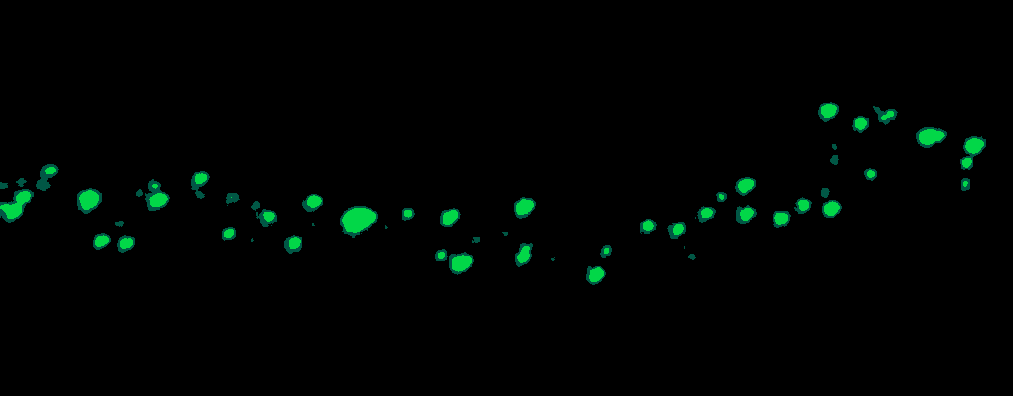
#> input picture out.png, 1013 x 396 px
$ python threshold.py out.png out.png   (Python 2 division)
#> lines starting #> are read from the running program, lines starting #| are printed output that depends on the picture; after the words box and inside, x2 and y2 are one past the last pixel; in counts of white or black regions, pixels touching at a corner belong together
#> further down, img is the input picture: PIL image 1013x396 RGB; mean R, G, B 0, 4.2, 2
# FILE: threshold.py
# This file takes a fluorescence microscopy image of cells labelled with antibodies and thresholds based
# on the user's desired color (eventually).

import numpy as np
import random
import math
import PIL
from PIL import Image, ImageDraw, ImageFilter, ImageOps, ImageEnhance
import cv2
from matplotlib import pyplot as plt
#import segmentImage
import matlab.engine

def split_image(image_name):
    """
        Splits image into R,G,B channels, returning each as a separate Image object.
    """
    #pil_image = Image.fromarray(image_name)
    red, green, blue = img.split()
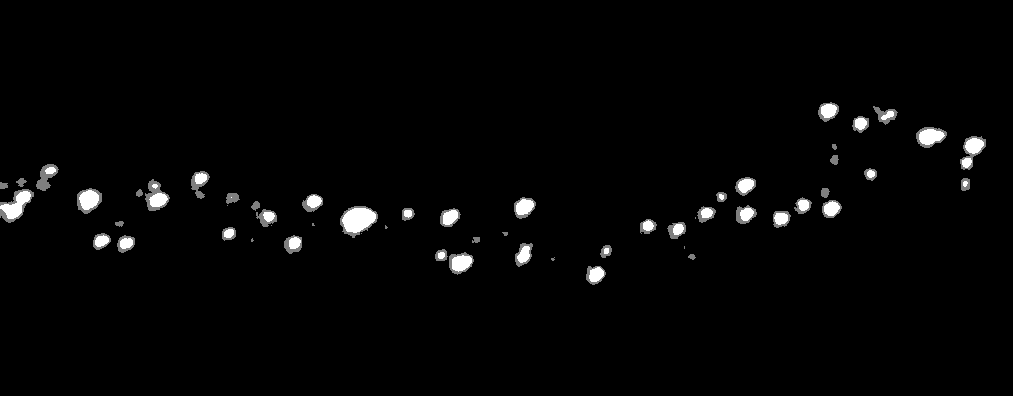
#> red: PIL image 1013x396 L; min 0, max 2, mean 0.0416; drawn with min black and max white
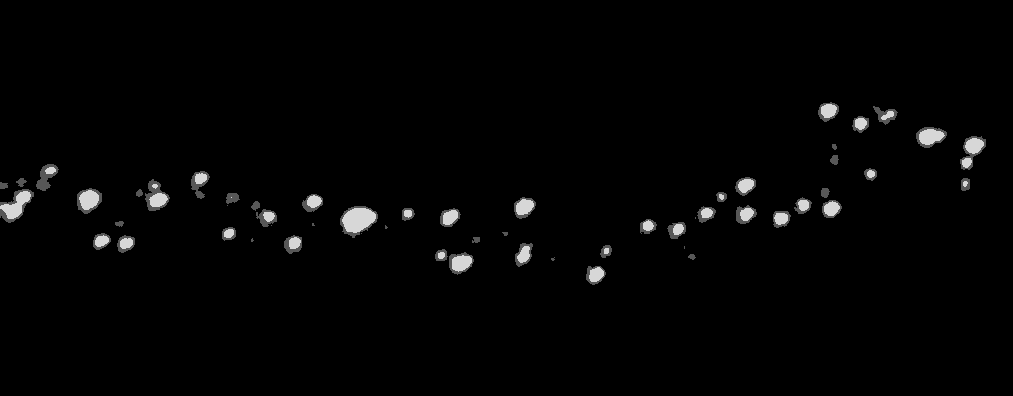
#> green: PIL image 1013x396 L; min 0, max 215, mean 4.2

    return red, green, blue

def color_thresh(orig_img, thresh_img):
    """
    Applies dynamic threshold filter for an individual channel to colored original microscopic img.
    Input:
    - orig_img (as numpy array);
    - thresh_img
    Output:

    """
    new_img = orig_img

    for i in range(orig_img.shape[0]):
        for j in range(orig_img.shape[1]):
            if thresh_img[i,j] == 255:
                new_img[i,j] = 0

    return new_img

def fillout(img):
    h, w = img.shape[:2]
    mask = np.zeros((h+2, w+2), np.uint8)

    im_floodfill = img

    # Floodfill from point (0, 0)
    cv2.floodFill(im_floodfill, mask, (0,0), 255);

    # Invert floodfilled image
    im_floodfill_inv = cv2.bitwise_not(im_floodfill)

    # Combine the two images to get the foreground.
    im_out = img | im_floodfill_inv
    return im_out


##THE CUT OFF SHOULD REALLY BE DYNAMIC, DEPENDING ON HOW MUCH BLEEDING THERE IS BETWEEN CHANNELS, WHICH IS
# DEPENDENT ON THE PARTICULAR SAMPLE.
def preprocess(img, cutoff=220):

#> called with cutoff = 220
    im = ImageOps.autocontrast(img, 100, 0)
    im = im.filter(ImageFilter.UnsharpMask(radius=2, percent=100, threshold=3))
    im = PIL.ImageOps.invert(im)

    im = np.array(im)

    #Helps to clean up noise, value cutoff should really be adjustable!
    for i in range(im.shape[0]):
        for j in range(im.shape[1]):
            if im[i,j] >= cutoff:
                im[i,j] = 255
#> im: shape (396, 1013); every value is 255

    #im = Image.fromarray(im, mode'L')
    return im

def kmeans(img):
    """
    Credits: https://towardsdatascience.com/introduction-to-image-segmentation-with-k-means-clustering-83fd0a9e2fc3
    """
    img=cv2.cvtColor(img,cv2.COLOR_BGR2RGB)
    vectorized = img.reshape((-1,3))
    vectorized = np.float32(vectorized)
    criteria = (cv2.TERM_CRITERIA_EPS + cv2.TERM_CRITERIA_MAX_ITER, 10, 1.0)
    K = 3
    attempts=10
    ret,label,center=cv2.kmeans(vectorized,K,None,criteria,attempts,cv2.KMEANS_PP_CENTERS)
    center = np.uint8(center)
    res = center[label.flatten()]
    result_image = res.reshape((img.shape))

    figure_size = 10

    plt.figure(figsize=(figure_size,figure_size))
    plt.subplot(1,2,1),plt.imshow(img)
    plt.title('Original Image'), plt.xticks([]), plt.yticks([])
    plt.subplot(1,2,2),plt.imshow(result_image)
    plt.title('Segmented Image when K = %i' % K), plt.xticks([]), plt.yticks([])
    plt.show()

    return result_image

def binarize(img):

    for i in range(img.size[0]):
        for j in range(img.size[1]):
            if img[i,j] < 50:
                img[i,j] = 0
            else:
                img[i,j] = 1

if __name__ == "__main__":

    # load image from command line
    import sys
    # for now we just want an image path as input
    #if len(sys.argv) != 2:
    #    print("usage: {} <image_file>".format(sys.argv[0]))
    image_name = sys.argv[1]
    #color = sys.argv[2]

    #eng = matlab.engine.start_matlab()
    #eng.quit()

    img = Image.open(image_name)

    #plt.figure(figsize=(10,10))
    #plt.subplot(1,2,1),plt.imshow(img)
    #plt.show()
    print "Splitting channels..."
    red, green, blue = split_image(img)
    # [10 lines of commented-out code are left out]

    red2 = preprocess(red)
    green2 = preprocess(green)
#> call 2 of preprocess, with cutoff = 220
#> in preprocess (call 2), `im = PIL.ImageOps.invert(im)`:
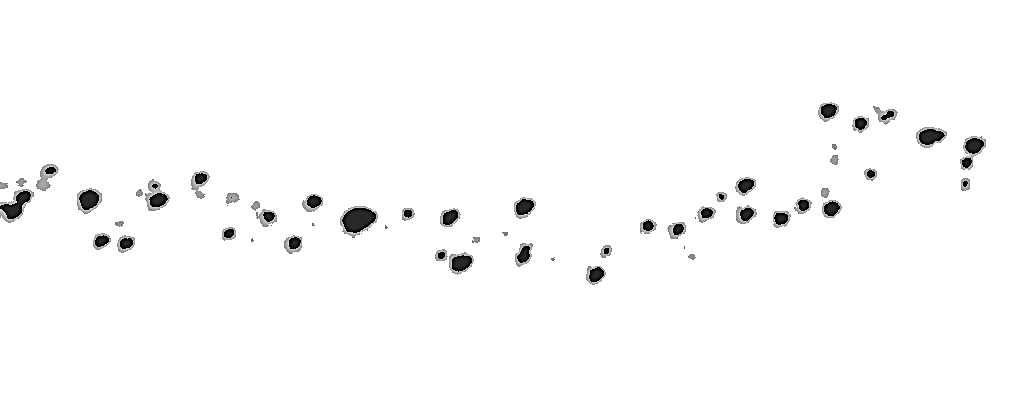
#> im: PIL image 1013x396 L; min 0, max 255, mean 250.4
#> after the loop in preprocess (call 2), `for i in range(im.shape[0]):`: im: shape (396, 1013); 0.01% of pixels changed, all inside (x1, y1, x2, y2) = (0, 113, 972, 275)
    blue2 = preprocess(blue)

    # [8 lines of commented-out code are left out]

    img1 = cv2.imread(image_name)
    clr_thresh = color_thresh(img1, green2)
#> after the loop in color_thresh, `for i in range(orig_img.shape[0]):`: new_img: shape (396, 1013, 3); mean B, G, R 2, 4.2, 0

    print "Calculating kmeans..."

    img1 = cv2.imread(image_name)
    red_thresh = color_thresh(img1, red2)
#> after the loop in color_thresh (call 2), `for i in range(orig_img.shape[0]):`: new_img: shape (396, 1013, 3); every value is 0
    redk = kmeans(red_thresh)
#> in kmeans, `ret,label,center=cv2.kmeans(vectorized,K,None,criteria,attempts,cv2.KM..`: ret = 0; center = [[0, 0, 0], [0, 0, 0], [0, 0, 0]]
#> in kmeans, `plt.show()`:
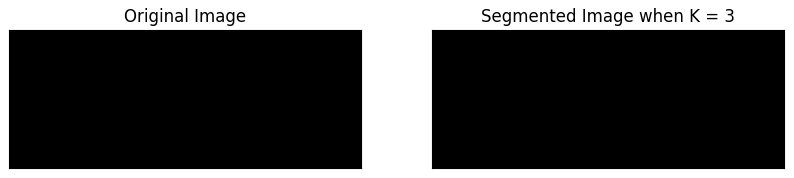
#> figure drawn by matplotlib, 2 panels

    img1 = cv2.imread(image_name)
    green_thresh = color_thresh(img1, green2)
    greenk = kmeans(green_thresh)

    img1 = cv2.imread(image_name)
    blue_thresh = color_thresh(img1, blue2)
    bluek = kmeans(blue_thresh)

    # Turn to grayscale

    redk = cv2.cvtColor(redk, cv2.COLOR_BGR2GRAY)
#> redk: shape (396, 1013); every value is 0
    greenk = cv2.cvtColor(greenk, cv2.COLOR_BGR2GRAY)
    bluek = cv2.cvtColor(bluek, cv2.COLOR_BGR2GRAY)

    cv2.imwrite('red_out.png',redk)
    cv2.imwrite('blue_out.png',bluek)
    cv2.imwrite('green_out.png',greenk)

    # [34 lines of commented-out code are left out]
